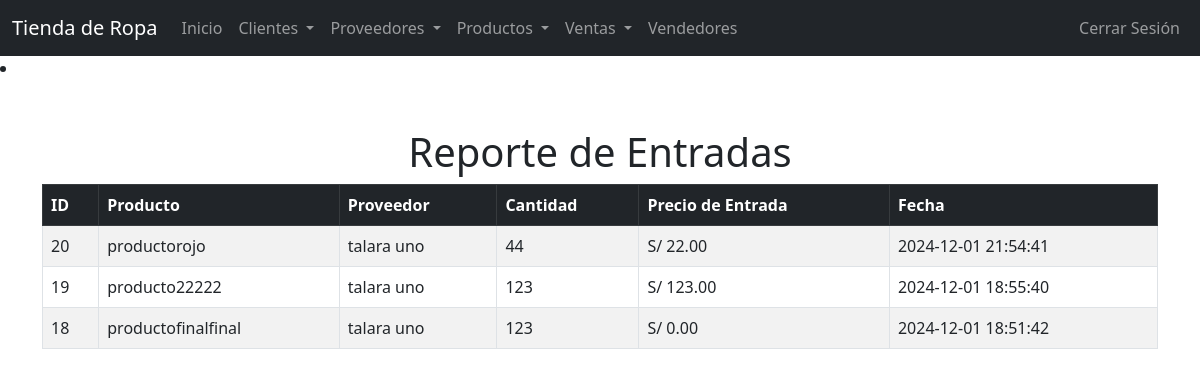
Screenshot of /entradas.php (signed in) with the database file from the repository.
### tables this page shows
CREATE TABLE `entradas` (
  `id` int(11) NOT NULL,
  `producto_id` int(11) NOT NULL,
  `proveedor_id` int(11) NOT NULL,
  `cantidad` int(11) NOT NULL,
  `precio_entrada` decimal(10,2) NOT NULL,
  `fecha` datetime DEFAULT current_timestamp()
);

CREATE TABLE `productos` (
  `id` int(11) NOT NULL,
  `nombre` varchar(100) NOT NULL,
  `descripcion` text DEFAULT NULL,
  `precio_compra` decimal(10,2) NOT NULL,
  `precio_venta` decimal(10,2) NOT NULL,
  `stock` int(11) NOT NULL DEFAULT 0,
  `imagen` varchar(255) DEFAULT NULL
);

CREATE TABLE `proveedores` (
  `id` int(11) NOT NULL,
  `nombre` varchar(100) NOT NULL,
  `telefono` varchar(20) DEFAULT NULL,
  `direccion` varchar(255) DEFAULT NULL,
  `ruc` varchar(11) NOT NULL,
  `departamento` varchar(50) NOT NULL,
  `provincia` varchar(50) NOT NULL,
  `distrito` varchar(50) NOT NULL
);

### entradas.php (the view, shortened to what this page needs)
<?php
include 'config.php';
$stmt = $conn->query("
SELECT
        e.id,
        p.nombre AS producto,
        pr.nombre AS proveedor,
        e.cantidad,
        e.precio_entrada,
        e.fecha
    FROM entradas e
    JOIN productos p ON e.producto_id = p.id
    JOIN proveedores pr ON e.proveedor_id = pr.id
    ORDER BY e.fecha DESC
");
$entradas = $stmt->fetchAll(PDO::FETCH_ASSOC);
?>
<!DOCTYPE html>
<html lang="es">
<head>
</head>
<body>
    <?php include 'navbar.php'; ?>
    <div class="container my-5">
        <h1 class="text-center">Reporte de Entradas</h1>
        <table class="table table-bordered table-striped">
            <thead class="table-dark">
                <tr>
                    <th>ID</th>
                    <th>Producto</th>
                    <th>Proveedor</th>
                    <th>Cantidad</th>
                    <th>Precio de Entrada</th>
                    <th>Fecha</th>
                </tr>
            </thead>
            <tbody>
                <?php foreach ($entradas as $entrada): ?>
                <tr>
                    <td><?= $entrada['id'] ?></td>
                    <td><?= $entrada['producto'] ?></td>
                    <td><?= $entrada['proveedor'] ?></td>
                    <td><?= $entrada['cantidad'] ?></td>
                    <td>S/ <?= number_format($entrada['precio_entrada'], 2) ?></td>
                    <td><?= $entrada['fecha'] ?></td>
                </tr>
                <?php endforeach; ?>
            </tbody>
        </table>
    </div>
</body>
</html>

### rows the page displays
entradas: id "20", producto.nombre "productorojo", proveedor.nombre "talara uno", cantidad "44", precio_entrada "22.00", fecha "2024-12-01 21:54:41"
entradas: id "19", producto.nombre "producto22222", proveedor.nombre "talara uno", cantidad "123", precio_entrada "123.00", fecha "2024-12-01 18:55:40"
entradas: id "18", producto.nombre "productofinalfinal", proveedor.nombre "talara uno", cantidad "123", precio_entrada "0.00", fecha "2024-12-01 18:51:42"
